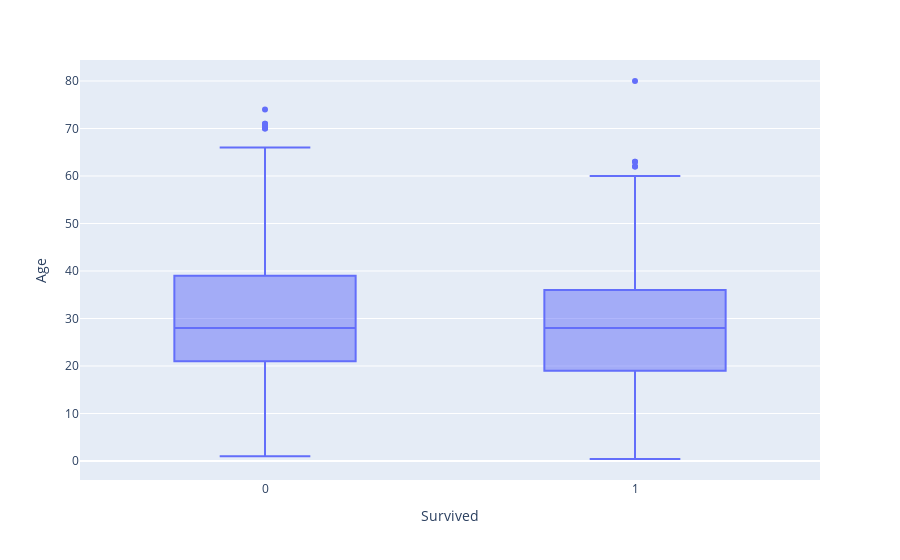

The code cell stored with this chart in its notebook:
### Code cell
px.box(train_df, x = 'Survived', y = 'Age')

### Figure 1 — Plotly figure (JSON) as saved in the notebook; plotly's stock layout.template omitted (floating-point values rounded to 4 significant figures; data arrays with more than 128 entries replaced by an {"elided": "..."} marker saying what was removed)
{"data": [{"alignmentgroup": "True", "hovertemplate": "Survived=%{x}<br>Age=%{y}<extra></extra>", "legendgroup": "", "marker": {"color": "#636efa"}, "name": "", "notched": false, "offsetgroup": "", "orientation": "v", "showlegend": false, "type": "box", "x": {"elided": "891 int values"}, "x0": " ", "xaxis": "x", "y": {"elided": "891 float values"}, "y0": " ", "yaxis": "y"}], "layout": {"boxmode": "group", "legend": {"tracegroupgap": 0}, "margin": {"t": 60}, "xaxis": {"anchor": "y", "domain": [0, 1], "title": {"text": "Survived"}}, "yaxis": {"anchor": "x", "domain": [0, 1], "title": {"text": "Age"}}}}
